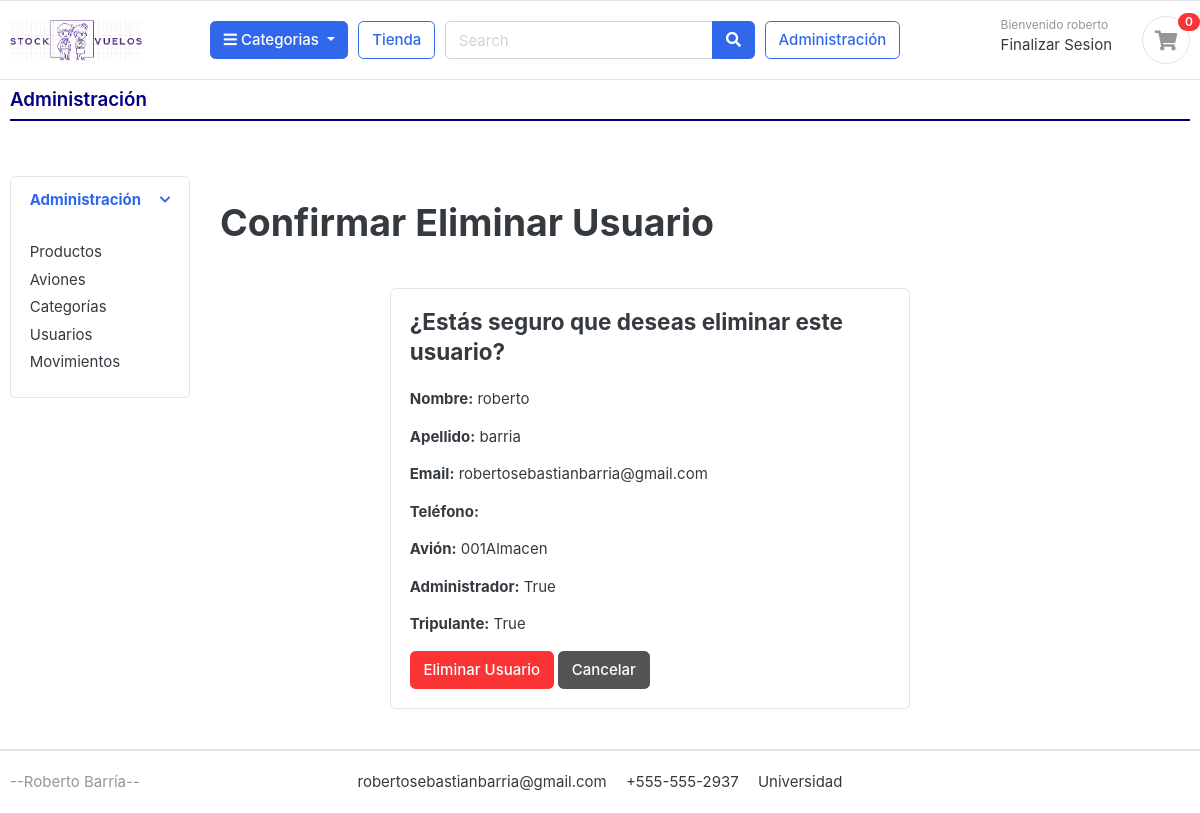
Screenshot of /administracion/usuarios/1/eliminar/ (signed in) with the database file from the repository.
### cuentas/models.py (models this page shows, shortened)
class Cuenta(AbstractBaseUser):
    Nombre = models.CharField(max_length=50)
    Apellido = models.CharField(max_length=50)
    username = models.CharField(max_length=50, unique=True)
    email = models.EmailField(max_length=100, unique=True)
    phone_number = models.CharField(max_length=50)
    avion = models.ForeignKey('aviones.Avion', on_delete=models.SET_NULL, null=True, blank=True)
    es_administrador = models.BooleanField(default=False)
    es_tripulante = models.BooleanField(default=False)
    date_joined = models.DateTimeField(auto_now_add=True)
    last_login = models.DateTimeField(auto_now_add=True)
    is_admin = models.BooleanField(default=False)
    is_staff = models.BooleanField(default=False)
    is_active = models.BooleanField(default=False)
    is_superadmin = models.BooleanField(default=False)
    USERNAME_FIELD = 'email'
    REQUIRED_FIELDS = ['username', 'Nombre', 'Apellido']
    objects = MyAccountManager()

### aviones/models.py (models this page shows)
class Avion(models.Model):
    nombre = models.CharField(max_length=100)
    descripcion = models.CharField(max_length=255, blank=True)
    def __str__(self):
        return self.nombre

### administracion/views.py (the view)
# urls.py: path('usuarios/<int:pk>/eliminar/', views.eliminar_usuario, name='eliminar_usuario'),
@login_required(login_url='login')
def eliminar_usuario(request, pk):
    usuario = get_object_or_404(Cuenta, pk=pk)
    if request.method == 'POST':
        usuario.delete()
        messages.success(request, 'Usuario eliminado exitosamente.')
        return redirect('lista_usuarios')
    return render(request, 'administracion/confirmar_eliminar_usuario.html', {'usuario': usuario})

### categorias/models.py (called while the page is built)
    def get_url(self):
        return reverse('productos_por_categoria', args=[self.slug])

### tienda/context_processors.py (called while the page is built)
def cantidad_productos_en_orden(request):
    if request.user.is_authenticated:
        avion_id = request.session.get('avion_id')
        orden = Orden.objects.filter(usuario=request.user, avion_id=avion_id, completada=False).first()
        if orden:
            orden_productos = OrdenProducto.objects.filter(orden=orden).count()
        else:
            orden_productos = 0
    else:
        orden_productos = 0
    return {'orden_productos': orden_productos}

def categorias_context(request):
    return {
        'categorias': Categoria.objects.all()
    }

### templates/administracion/confirmar_eliminar_usuario.html (shortened to what this page needs)
{% extends 'administracion/administracion.html' %}
{% block main_content %}
<section class="section-content padding-x">
    <div class="container">
        <h1 class="my-4">Confirmar Eliminar Usuario</h1>
        <div class="card mx-auto" style="max-width: 520px; margin-top: 40px;">
            <article class="card-body">
                <h4 class="card-title mb-4">¿Estás seguro que deseas eliminar este usuario?</h4>
                <p><strong>Nombre:</strong> {{ usuario.Nombre }}</p>
                <p><strong>Apellido:</strong> {{ usuario.Apellido }}</p>
                <p><strong>Email:</strong> {{ usuario.email }}</p>
                <p><strong>Teléfono:</strong> {{ usuario.phone_number }}</p>
                <p><strong>Avión:</strong> {{ usuario.avion }}</p>
                <p><strong>Administrador:</strong> {{ usuario.es_administrador }}</p>
                <p><strong>Tripulante:</strong> {{ usuario.es_tripulante }}</p>
                <form action="{% url 'eliminar_usuario' usuario.pk %}" method="POST">
                    <button type="submit" class="btn btn-danger">Eliminar Usuario</button>
                    <a href="{% url 'lista_usuarios' %}" class="btn btn-secondary">Cancelar</a>
                </form>
            </article>
        </div>
    </div>
</section>
{% endblock %}

### templates/includes/navbar.html (shortened to what this page needs)
{% load static %}
<header class="section-header">
    <section class="header-main border-bottom">
        <div class="container">
            <div class="row align-items-center">
                <div class="col-lg-2 col-md-3 col-6">
                    <a href="{% url 'tienda' %}" class="brand-wrap">
                        <img class="logo" src="{% static 'images/logo05.png' %}">
                    </a>
                </div>
                {% if user.id is not None %}
                <div class="col-lg col-sm col-md col-6 flex-grow-0">
                    <div class="category-wrap dropdown d-inline-block float-right">
                        <button type="button" class="btn btn-primary dropdown-toggle" data-toggle="dropdown">
                            <i class="fa fa-bars"></i> Categorias
                        </button>
                    </div>
                </div>
                {% endif %}
                {% if user.id is not None %}
                <a href="{% url 'tienda' %}" class="btn btn-outline-primary">Tienda</a>
                {% endif %}
                <div class="col-lg col-md-6 col-sm-12 col">
                    {% if user.id is not None %}
                    <form action="#" class="search">
                        <div class="input-group w-100">
                            <input type="text" class="form-control" style="width:60%;" placeholder="Search">
                            <div class="input-group-append">
                                <button class="btn btn-primary" type="submit">
                                    <i class="fa fa-search"></i>
                                </button>
                            </div>
                        </div>
                    </form>
                    {% endif %}
                </div>
                {% if user.is_admin %}
                    <div>
                    <a href="{% url 'administracion' %}" class="btn btn-outline-primary">Administración</a>
                    </div>
                {% endif %}
                <div class="col-lg-3 col-sm-6 col-8 order-2 order-lg-3">
                    <div class="d-flex justify-content-end mb-3 mb-lg-0">
                        {% if user.id is None %}
                            <div class="widget-header">
                                <small class="title text-muted">Bienvenido </small>
                                <div>
                                    <a href="{% url 'login' %}">Login</a> <span class="dark-transp"> | </span>
                                </div>
                            </div>
                        {% else %}
                            <div class="widget-header">
                                <small class="title text-muted">Bienvenido {{user.Nombre}} </small>
                                <div>
                                    <a href="{% url 'logout' %}">Finalizar Sesion</a>
                                </div>
                            </div>
                        {% endif %}
                        {% if user.id is not None %}
                        <a href="{% url 'listar_ordenes' %}" class="widget-header pl-3 ml-3">
                            <div class="icon icon-sm rounded-circle border">
                                <i class="fa fa-shopping-cart"></i>
                            </div>
                            <span class="badge badge-pill badge-danger notify">{{ orden_productos }}</span>
                        </a>
                        {% endif %}
                    </div>
                </div>
            </div>
        </div>
    </section>
</header>

### static/css/ui.css (style rules this page uses)
html { font-family: "Inter", sans-serif; font-size: 15px; }
.icon-xs, .icon-sm, .icon-md, .icon-lg { display: inline-block; text-align: center; flex-shrink: 0; flex-grow: 0; }
.icon-sm { width: 48px; height: 48px; line-height: 48px !important; font-size: 20px; }
article:after, .form-group:after { display: block; clear: both; content: ""; }
.header-main { position: relative; padding-top: 1rem; padding-bottom: 1rem; }
.brand-wrap .logo, .navbar-brand .logo { margin-right: 7px; max-height: 42px; display: inline-block; }
.widget-header { display: inline-block; vertical-align: middle; position: relative; }
.widget-header a { color: #343a40; }
.widget-header i { color: #969696; }
.widget-header .title { display: block; }
.widget-header .notify { position: absolute; top: -3px; right: -10px; }
.notify { position: absolute; top: -4px; right: -10px; display: inline-block; padding: 0.25em 0.6em; font-size: 12px; line-height: 1; text-align: center; border-radius: 3rem; color: #fff; background-color: #fa3434; }

### rows the page displays
Cuenta: Nombre "roberto", Apellido "barria", email "robertosebastianbarria@gmail.com", avion "001Almacen", es_administrador "True", es_tripulante "True"

### other values shown
{{ orden_productos }} "0"
